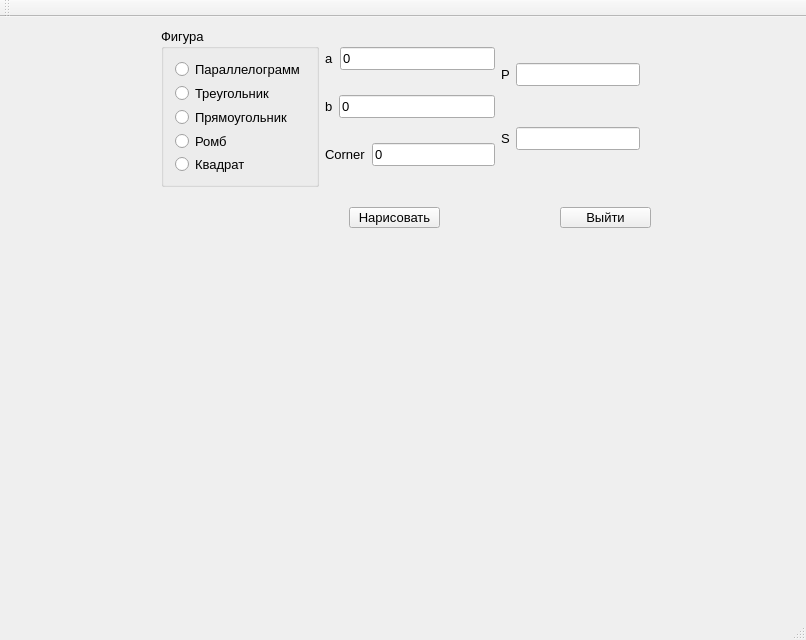
<?xml version="1.0" encoding="UTF-8"?>
<ui version="4.0">
 <class>MainWindow</class>
 <widget class="QMainWindow" name="MainWindow">
  <property name="geometry">
   <rect>
    <x>0</x>
    <y>0</y>
    <width>806</width>
    <height>640</height>
   </rect>
  </property>
  <property name="windowTitle">
   <string>MainWindow</string>
  </property>
  <widget class="QWidget" name="centralWidget">
   <widget class="QWidget" name="horizontalLayoutWidget_6">
    <property name="geometry">
     <rect>
      <x>150</x>
      <y>0</y>
      <width>501</width>
      <height>181</height>
     </rect>
    </property>
    <layout class="QHBoxLayout" name="horizontalLayout_6">
     <item>
      <widget class="QGroupBox" name="groupBox">
       <property name="font">
        <font>
         <pointsize>10</pointsize>
        </font>
       </property>
       <property name="title">
        <string>Фигура</string>
       </property>
       <layout class="QVBoxLayout" name="verticalLayout_2">
        <item>
         <layout class="QVBoxLayout" name="verticalLayout">
          <item>
           <widget class="QRadioButton" name="parallRadioButton">
            <property name="font">
             <font>
              <pointsize>10</pointsize>
             </font>
            </property>
            <property name="text">
             <string>Параллелограмм</string>
            </property>
           </widget>
          </item>
          <item>
           <widget class="QRadioButton" name="trRadioButton">
            <property name="font">
             <font>
              <pointsize>10</pointsize>
             </font>
            </property>
            <property name="text">
             <string>Треугольник</string>
            </property>
           </widget>
          </item>
          <item>
           <widget class="QRadioButton" name="pryamougRadioButton">
            <property name="font">
             <font>
              <pointsize>10</pointsize>
             </font>
            </property>
            <property name="text">
             <string>Прямоугольник</string>
            </property>
           </widget>
          </item>
          <item>
           <widget class="QRadioButton" name="rombRadioButton">
            <property name="font">
             <font>
              <pointsize>10</pointsize>
             </font>
            </property>
            <property name="text">
             <string>Ромб</string>
            </property>
           </widget>
          </item>
          <item>
           <widget class="QRadioButton" name="kvadratRadioButton">
            <property name="font">
             <font>
              <pointsize>10</pointsize>
             </font>
            </property>
            <property name="text">
             <string>Квадрат</string>
            </property>
           </widget>
          </item>
         </layout>
        </item>
       </layout>
      </widget>
     </item>
     <item>
      <layout class="QVBoxLayout" name="verticalLayout_4">
       <item>
        <layout class="QHBoxLayout" name="horizontalLayout_5">
         <item>
          <widget class="QLabel" name="aLabel">
           <property name="font">
            <font>
             <pointsize>10</pointsize>
            </font>
           </property>
           <property name="text">
            <string>a</string>
           </property>
          </widget>
         </item>
         <item>
          <widget class="QLineEdit" name="aLineEdit">
           <property name="font">
            <font>
             <pointsize>10</pointsize>
            </font>
           </property>
           <property name="text">
            <string>0</string>
           </property>
          </widget>
         </item>
        </layout>
       </item>
       <item>
        <layout class="QHBoxLayout" name="horizontalLayout_3">
         <item>
          <widget class="QLabel" name="bLabel">
           <property name="font">
            <font>
             <pointsize>10</pointsize>
            </font>
           </property>
           <property name="text">
            <string>b</string>
           </property>
          </widget>
         </item>
         <item>
          <widget class="QLineEdit" name="bLineEdit">
           <property name="font">
            <font>
             <pointsize>10</pointsize>
            </font>
           </property>
           <property name="text">
            <string>0</string>
           </property>
          </widget>
         </item>
        </layout>
       </item>
       <item>
        <layout class="QHBoxLayout" name="horizontalLayout_4">
         <item>
          <widget class="QLabel" name="cornerLabel">
           <property name="font">
            <font>
             <pointsize>10</pointsize>
            </font>
           </property>
           <property name="text">
            <string>Corner</string>
           </property>
          </widget>
         </item>
         <item>
          <widget class="QLineEdit" name="cornerLineEdit">
           <property name="font">
            <font>
             <pointsize>10</pointsize>
            </font>
           </property>
           <property name="text">
            <string>0</string>
           </property>
          </widget>
         </item>
        </layout>
       </item>
      </layout>
     </item>
     <item>
      <layout class="QVBoxLayout" name="verticalLayout_3">
       <item>
        <layout class="QHBoxLayout" name="horizontalLayout">
         <item>
          <widget class="QLabel" name="pLabel">
           <property name="font">
            <font>
             <pointsize>10</pointsize>
            </font>
           </property>
           <property name="text">
            <string>P</string>
           </property>
          </widget>
         </item>
         <item>
          <widget class="QLineEdit" name="pLineEdit">
           <property name="font">
            <font>
             <pointsize>10</pointsize>
            </font>
           </property>
          </widget>
         </item>
        </layout>
       </item>
       <item>
        <layout class="QHBoxLayout" name="horizontalLayout_2">
         <item>
          <widget class="QLabel" name="sLabel">
           <property name="font">
            <font>
             <pointsize>10</pointsize>
            </font>
           </property>
           <property name="text">
            <string>S</string>
           </property>
          </widget>
         </item>
         <item>
          <widget class="QLineEdit" name="sEdit">
           <property name="font">
            <font>
             <pointsize>10</pointsize>
            </font>
           </property>
          </widget>
         </item>
        </layout>
       </item>
      </layout>
     </item>
    </layout>
   </widget>
   <widget class="QPushButton" name="drawButton">
    <property name="geometry">
     <rect>
      <x>349</x>
      <y>190</y>
      <width>91</width>
      <height>21</height>
     </rect>
    </property>
    <property name="font">
     <font>
      <pointsize>10</pointsize>
     </font>
    </property>
    <property name="text">
     <string>Нарисовать</string>
    </property>
   </widget>
   <widget class="QPushButton" name="pushButton_2">
    <property name="geometry">
     <rect>
      <x>560</x>
      <y>190</y>
      <width>91</width>
      <height>21</height>
     </rect>
    </property>
    <property name="font">
     <font>
      <pointsize>10</pointsize>
     </font>
    </property>
    <property name="text">
     <string>Выйти</string>
    </property>
   </widget>
  </widget>
  <widget class="QMenuBar" name="menuBar">
   <property name="geometry">
    <rect>
     <x>0</x>
     <y>0</y>
     <width>806</width>
     <height>20</height>
    </rect>
   </property>
  </widget>
  <widget class="QToolBar" name="mainToolBar">
   <attribute name="toolBarArea">
    <enum>TopToolBarArea</enum>
   </attribute>
   <attribute name="toolBarBreak">
    <bool>false</bool>
   </attribute>
  </widget>
  <widget class="QStatusBar" name="statusBar"/>
 </widget>
 <layoutdefault spacing="6" margin="11"/>
 <resources/>
 <connections>
  <connection>
   <sender>pushButton_2</sender>
   <signal>clicked()</signal>
   <receiver>MainWindow</receiver>
   <slot>close()</slot>
   <hints>
    <hint type="sourcelabel">
     <x>611</x>
     <y>238</y>
    </hint>
    <hint type="destinationlabel">
     <x>539</x>
     <y>233</y>
    </hint>
   </hints>
  </connection>
 </connections>
</ui>
